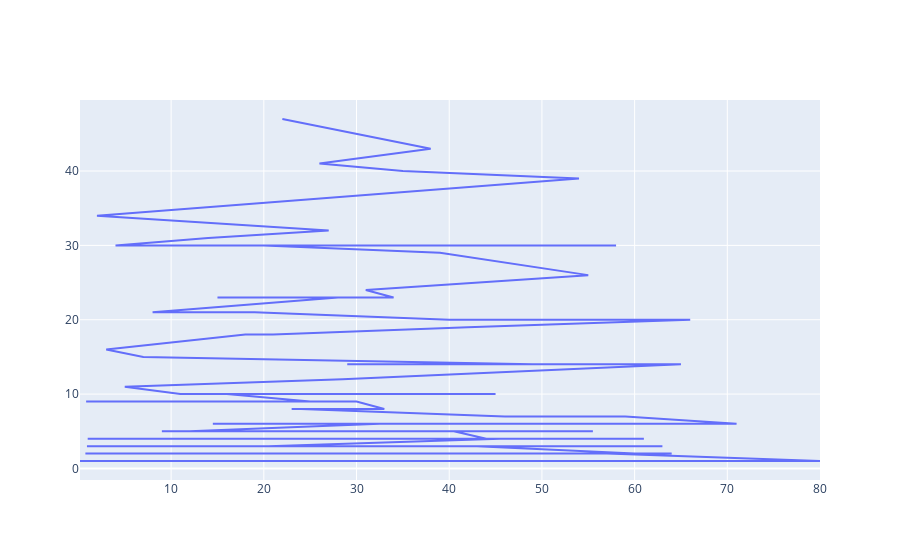

The cell this chart's notebook holds for it:
### Code cell
fig = go.Figure()
fig.add_trace(go.Scatter(x=x, y=y))
fig.add_trace(go.Scatter(x=x1, y=y1))
fig.show()

### Figure 1 — Plotly figure (JSON) as saved in the notebook; plotly's stock layout.template omitted (floating-point values rounded to 4 significant figures)
{"data": [{"type": "scatter", "x": [22, 38, 26, 35, 54, 2, 27, 14, 4, 58, 20, 39, 55, 31, 34, 15, 28, 8, 19, 40, 66, 42, 21, 18, 3, 7, 49, 29, 65, 28.5, 5, 11, 45, 17, 32, 16, 25, 0.83, 30, 33, 23, 24, 46, 59, 71, 37, 47, 14.5, 70.5, 32.5, 12, 9, 36.5, 51, 55.5, 40.5, 44, 1, 61, 56, 50, 36, 45.5, 20.5, 62, 41, 52, 63, 23.5, 0.92, 43, 60, 10, 64, 13, 48, 0.75, 53, 57, 80, 70, 24.5, 6, 0.67, 30.5, 0.42, 34.5, 74, 22.5, 18.5, 67, 76, 26.5, 60.5, 11.5, 0.33, 0.17, 38.5], "y": [47, 43, 41, 40, 39, 34, 32, 31, 30, 30, 30, 29, 26, 24, 23, 23, 23, 21, 21, 20, 20, 19, 18, 18, 16, 15, 14, 14, 14, 12, 11, 10, 10, 10, 10, 10, 9, 9, 9, 8, 8, 8, 7, 7, 6, 6, 6, 6, 6, 6, 5, 5, 5, 5, 5, 5, 4, 4, 4, 4, 4, 4, 4, 3, 3, 3, 3, 3, 3, 3, 3, 2, 2, 2, 2, 2, 2, 2, 2, 1, 1, 1, 1, 1, 1, 1, 1, 1, 1, 1, 1, 1, 1, 1, 1, 1, 1, 1]}], "layout": {}}
